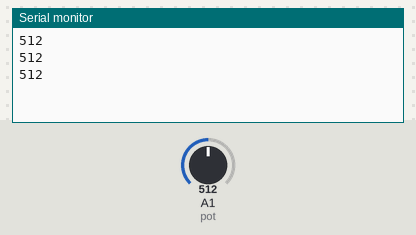
The sketch below on a simulated Arduino Uno, built with avr-gcc and run on an emulated ATmega328P. Parts: the last lines printed to the serial monitor. Inputs (shaded band) come from the test bench; at power-on: A1 (pot) = 512.

Above: at 2.2 s.
2.3 s: A1 (pot) set to 716
At 2.9 s:
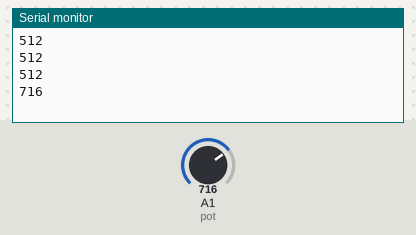
3.8 s: A1 (pot) set to 900
At 4.4 s:
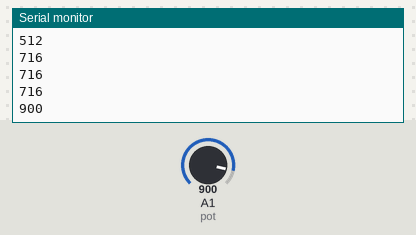
Timing chart, 0 to 6.8 s (numbered marks = the images above; inputs shaded):
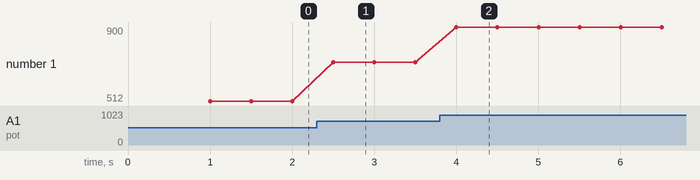

Measured:
- after the input at 2.3 s, the serial monitor: prints a new line after 0.20 s (image 1)
- after the input at 3.8 s, the serial monitor: prints a new line after 0.20 s (image 2)
- plotted number 1: 512 → 716 after the input at 2.3 s, 716 → 900 after the input at 3.8 s

The sketch:

sketch_aug17a.ino
```cpp
const int pot = 15;
int potval = 0;
void setup() {
   Serial.begin(115200);
   delay(1000);
}

void loop() {
  potval = analogRead(pot);
  Serial.println(potval);
  delay(500);

}
```
